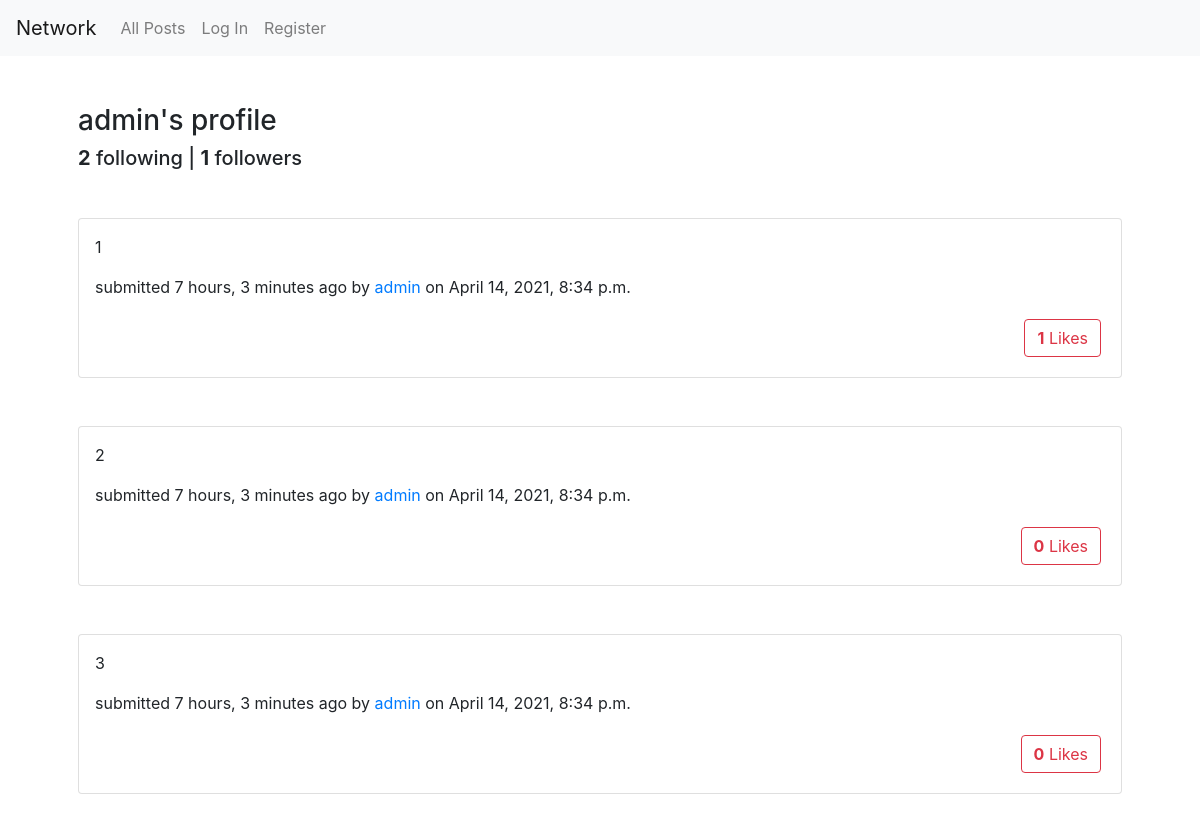
Before: /profile/1 with the older database file.
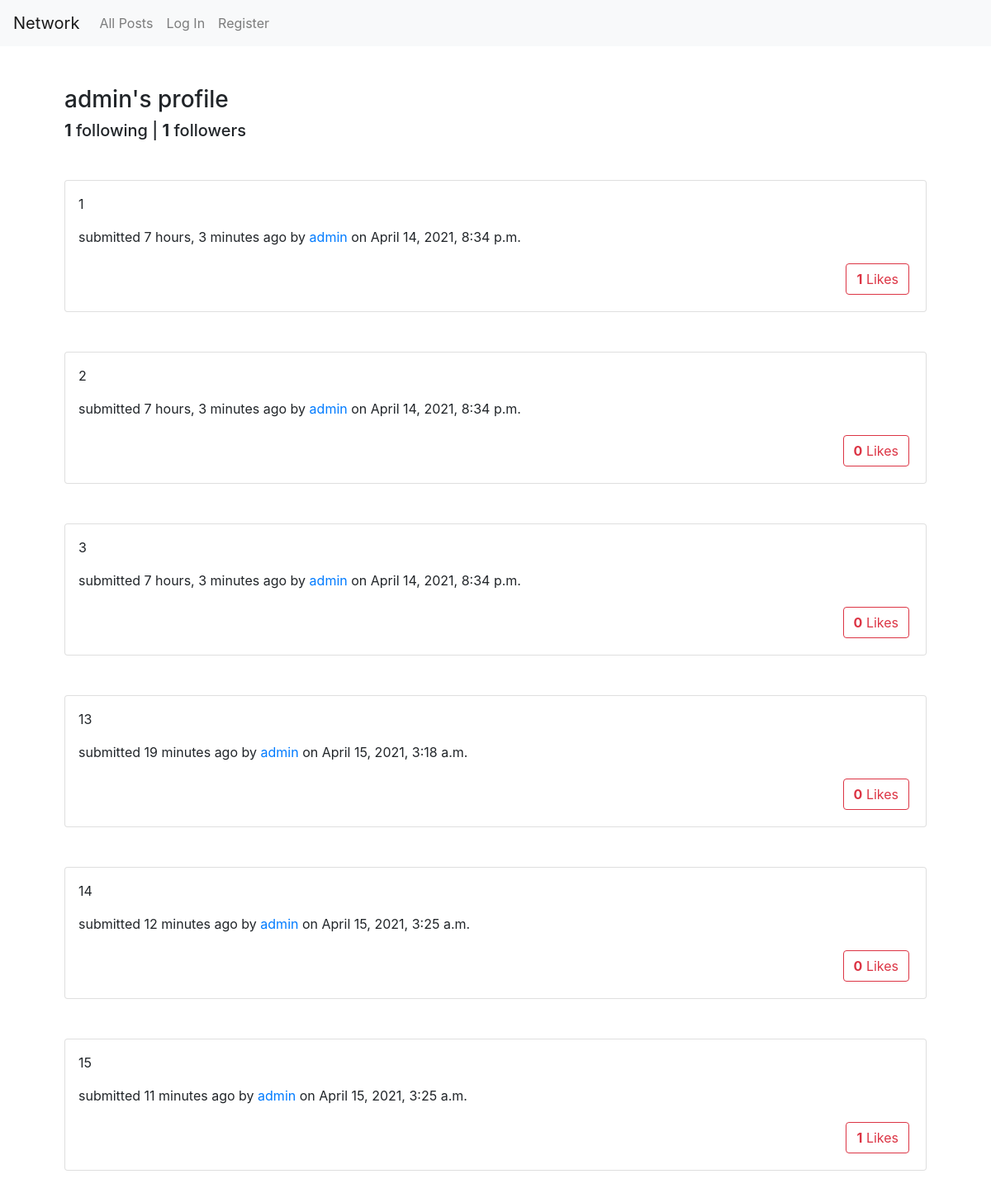
After: the same page with the newer database file.
### network/models.py (models this page shows, shortened)
class Post(models.Model):
    body = models.CharField(max_length=250)
    post_date = models.DateTimeField(auto_now_add=True)
    user = models.ForeignKey(User, on_delete=models.CASCADE)
    likes = models.ManyToManyField(User, symmetrical=False, default=0, related_name="likes")

### network/views.py (the view)
# urls.py: path("profile/<int:user_id>", views.profile, name="profile"),
def profile(request, user_id):
    if request.method == "GET":
        try:
            profile = Profile.objects.get(user_id=user_id)
        except Profile.DoesNotExist:
            JsonResponse({"error": "Cannot find user."}, status=400)
        posts = Post.objects.filter(user_id=user_id).order_by("post_date")
        following = list(profile.following.all())
        follower = Profile.objects.filter(following=profile.user)
        context = {"profile": profile, "posts": posts, "following": following, "follower": follower}
        return render(request, "network/profile.html", context)
    return render(request, "network/login.html")

### network/models.py (called while the page is built)
    def __str__(self):
        return self.user.username

### network/templates/network/profile.html (shortened to what this page needs)
{% extends "network/layout.html" %}
{% block body %}
    {% include 'network/profile_component.html' %}
    <div id="posts-view">
        {% for post in posts %}
            {% include 'network/post.html' %}
        {% endfor%}
    </div>
{% endblock %}

### network/templates/network/profile_component.html (shortened to what this page needs)
<h3 id="profile-card-{{profile.id}}">{{profile}}'s profile</h3>
<h5><strong id="following-num-{{profile.id}}">{{following|length}}</strong> following | <strong id="follower-num-{{profile.id}}">{{follower|length}}</strong> followers</h5>

### network/templates/network/post.html (shortened to what this page needs)
<div class="card my-5 p-3" id="post-card-{{post.id}}">
    <p id="post-body-{{post.id}}">{{post.body}}</p>
    <p>submitted {{post.post_date|timesince}} ago by <a id="profile-{{post.id}}" href="{% url 'profile' post.user.id %}">{{post.user}}</a> on {{post.post_date}}</p>
    <div id="btns-{{post.id}}" class="text-right">
        <button type="button" class="btn btn-outline-danger m-1" id="like-btn-{{post.id}}"><b id="likes-count-{{post.id}}">{{post.likes.count}}</b> Likes</button>
    </div>
</div>

Changed rows visible on the page:
added Post: body "13", post_date "19 minutes", user "admin", post_date "April 15, 2021, 3:18 a.m.", likes.count "0"
added Post: body "14", post_date "12 minutes", user "admin", post_date "April 15, 2021, 3:25 a.m.", likes.count "0"
added Post: body "15", post_date "11 minutes", user "admin", post_date "April 15, 2021, 3:25 a.m.", likes.count "1"
Other visible differences:
{{ following|length }}: "2" → "1"
